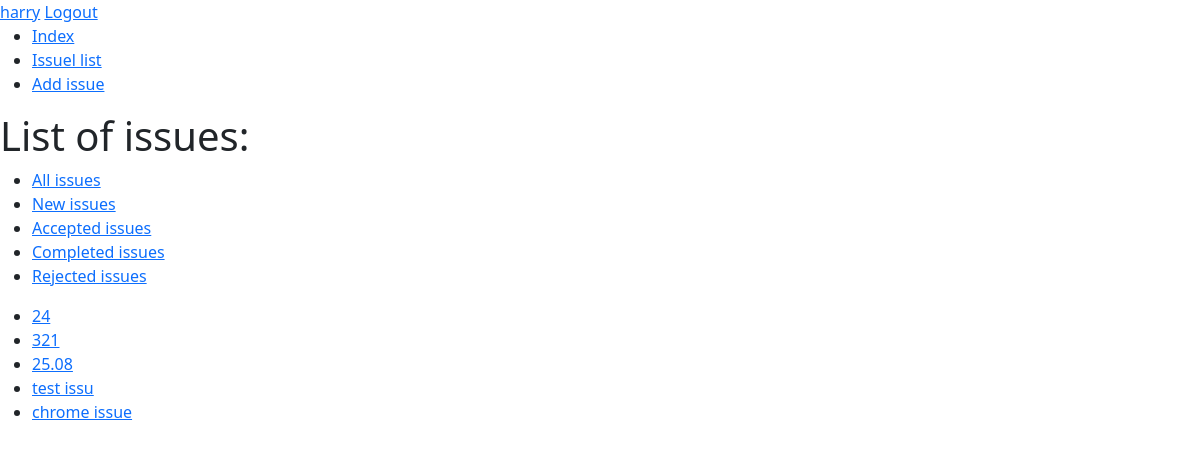
/issue_page (signed in), run on the app's committed database.
### fix/models.py (models this page shows, shortened)
class User(AbstractUser):
    profile_image = models.ImageField(upload_to="profile_images", blank=True, null=True)
    rank = models.CharField(max_length=1, choices=RANKS)
    role = models.CharField(max_length=1, choices=ROLE)
    phone = models.CharField(max_length=11, blank=True)

class Issue(models.Model):
    author = models.ForeignKey(User, on_delete=models.RESTRICT, related_name="applications")
    executor = models.ForeignKey(User, on_delete=models.RESTRICT, related_name="jobs", blank=True, null=True)
    title = models.CharField(max_length=128)
    description = models.CharField(max_length=1024)
    response = models.CharField(max_length=1024, blank=True, null=True)
    date_created = models.DateTimeField(auto_now_add=True)
    status = models.CharField(max_length=1, choices=STATUS)
    image_before = models.ImageField(upload_to="images")
    image_after = models.ImageField(upload_to="images", blank=True, null=True)
    latitude = models.FloatField()
    longitude = models.FloatField()

### fix/views.py (the view)
# urls.py: path('issue_page', views.issues_list, name="issues_list"),
def issues_list(request):
    status = request.GET.get('status')
    if status == 'N':
        issues = Issue.objects.filter(status=status)
        data = [issue.serialize() for issue in issues]
        return JsonResponse(data, safe=False)
    elif status == 'A':
        issues = Issue.objects.filter(status=status)
        data = [issue.serialize() for issue in issues]
        return JsonResponse(data, safe=False)
    elif status == 'C':
        issues = Issue.objects.filter(status=status)
        data = [issue.serialize() for issue in issues]
        return JsonResponse(data, safe=False)
    elif status == 'R':
        issues = Issue.objects.filter(status=status)
        data = [issue.serialize() for issue in issues]
        return JsonResponse(data, safe=False)
    else:
        issues = Issue.objects.all()
        return render(request, "fix/issues_list.html", {
            "issues": issues,
        })

### fix/templates/fix/issues_list.html (shortened to what this page needs)
{% extends "fix/layout.html" %}
{% load static %}
{% block body %}
    <h1>List of issues:</h1>
    <ul>
        <li><a href="" data-status=""class="issues_link">All issues</a></li>
        <li><a href="" data-status="N" class="issues_link">New issues</a></li>
        <li><a href="" data-status="A" class="issues_link">Accepted issues</a></li>
        <li><a href="" data-status="C" class="issues_link">Completed issues</a></li>
        <li><a href="" data-status="R" class="issues_link">Rejected issues</a></li>
    </ul>
    <ul id="list">
        {% for issue in issues %}
            <li><a href="{% url 'issue_page' issue.id %}">{{ issue.title }}</a></li>
        {% endfor %}
    </ul>
{% endblock %}

### fix/templates/fix/layout.html (shortened to what this page needs)
{% load static %}
<!DOCTYPE html>
<html lang="en">
    <head>
        <link rel="stylesheet" href="{% static 'fix/bootstrap.min.css' %}">
    </head>
    <body>
        <header>
            {% if user.is_authenticated %}
                <a href="{% url 'user_page' user.id %}">{{ user }}</a>
                <a href="{% url 'logout' %}">Logout</a>
            {% endif %}
            <div>
                <ul>
                    <li><a href="{% url 'index' %}">Index</a></li>
                    <li><a href="{% url 'issues_list' %}">Issuel list</a></li>
                    <li><a href="{% url 'add_issue' %}">Add issue</a></li>
                </ul>
            </div>
        </header>
        {% block body %}
        {% endblock %}
    </body>
</html>

### data on the page
User: username "harry"
Issue: title "24"
Issue: title "321"
Issue: title "25.08"
Issue: title "test issu"
Issue: title "chrome issue"
